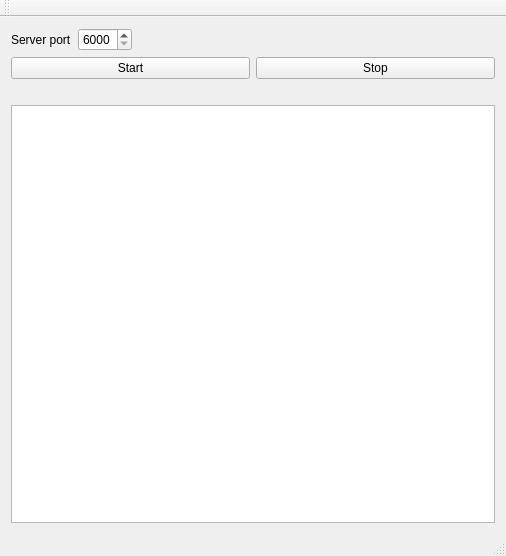
<?xml version="1.0" encoding="UTF-8"?>
<ui version="4.0">
 <class>nonBlockServerClass</class>
 <widget class="QMainWindow" name="nonBlockServerClass">
  <property name="geometry">
   <rect>
    <x>0</x>
    <y>0</y>
    <width>506</width>
    <height>556</height>
   </rect>
  </property>
  <property name="windowTitle">
   <string>Server</string>
  </property>
  <widget class="QWidget" name="centralWidget">
   <layout class="QVBoxLayout" name="verticalLayout">
    <item>
     <layout class="QHBoxLayout" name="horizontalLayout">
      <item>
       <widget class="QLabel" name="label">
        <property name="text">
         <string>Server port</string>
        </property>
       </widget>
      </item>
      <item>
       <widget class="QSpinBox" name="spinBox">
        <property name="minimum">
         <number>6000</number>
        </property>
        <property name="maximum">
         <number>7000</number>
        </property>
       </widget>
      </item>
      <item>
       <spacer name="horizontalSpacer">
        <property name="orientation">
         <enum>Qt::Horizontal</enum>
        </property>
        <property name="sizeHint" stdset="0">
         <size>
          <width>40</width>
          <height>20</height>
         </size>
        </property>
       </spacer>
      </item>
     </layout>
    </item>
    <item>
     <layout class="QHBoxLayout" name="horizontalLayout_3">
      <item>
       <widget class="QPushButton" name="pushButton">
        <property name="text">
         <string>Start</string>
        </property>
       </widget>
      </item>
      <item>
       <widget class="QPushButton" name="pushButton_2">
        <property name="text">
         <string>Stop</string>
        </property>
       </widget>
      </item>
     </layout>
    </item>
    <item>
     <spacer name="horizontalSpacer_2">
      <property name="orientation">
       <enum>Qt::Horizontal</enum>
      </property>
      <property name="sizeHint" stdset="0">
       <size>
        <width>485</width>
        <height>20</height>
       </size>
      </property>
     </spacer>
    </item>
    <item>
     <widget class="QTextBrowser" name="textBrowser"/>
    </item>
   </layout>
  </widget>
  <widget class="QMenuBar" name="menuBar">
   <property name="geometry">
    <rect>
     <x>0</x>
     <y>0</y>
     <width>506</width>
     <height>21</height>
    </rect>
   </property>
  </widget>
  <widget class="QToolBar" name="mainToolBar">
   <attribute name="toolBarArea">
    <enum>TopToolBarArea</enum>
   </attribute>
   <attribute name="toolBarBreak">
    <bool>false</bool>
   </attribute>
  </widget>
  <widget class="QStatusBar" name="statusBar"/>
 </widget>
 <layoutdefault spacing="6" margin="11"/>
 <resources>
  <include location="nonblockserver.qrc"/>
 </resources>
 <connections>
  <connection>
   <sender>pushButton</sender>
   <signal>clicked()</signal>
   <receiver>nonBlockServerClass</receiver>
   <slot>startServer()</slot>
   <hints>
    <hint type="sourcelabel">
     <x>131</x>
     <y>93</y>
    </hint>
    <hint type="destinationlabel">
     <x>125</x>
     <y>197</y>
    </hint>
   </hints>
  </connection>
  <connection>
   <sender>pushButton_2</sender>
   <signal>clicked()</signal>
   <receiver>nonBlockServerClass</receiver>
   <slot>stopServer()</slot>
   <hints>
    <hint type="sourcelabel">
     <x>471</x>
     <y>93</y>
    </hint>
    <hint type="destinationlabel">
     <x>265</x>
     <y>193</y>
    </hint>
   </hints>
  </connection>
 </connections>
 <slots>
  <slot>startServer()</slot>
  <slot>stopServer()</slot>
 </slots>
</ui>
